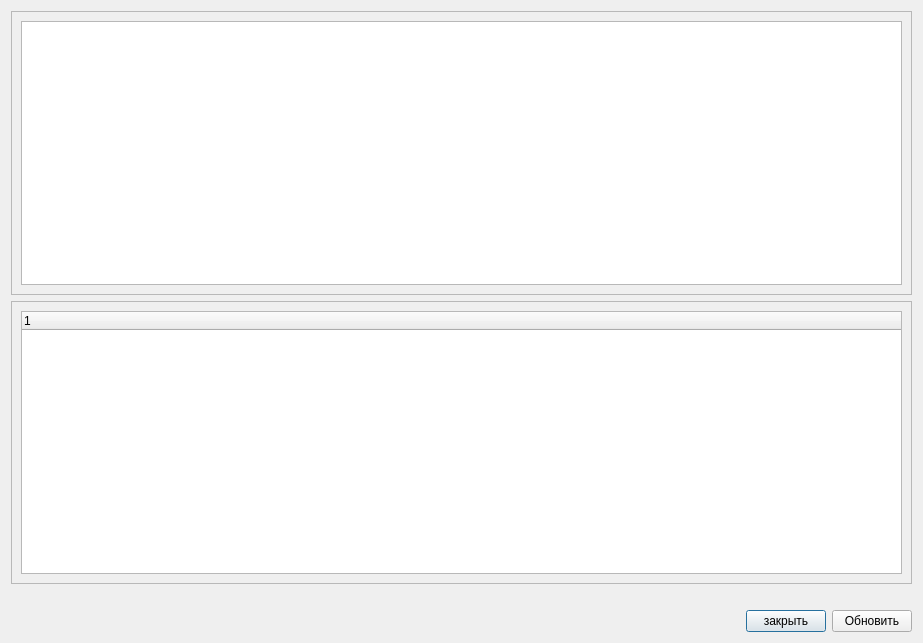
<?xml version="1.0" encoding="UTF-8"?>
<ui version="4.0">
 <class>debugger</class>
 <widget class="QDialog" name="debugger">
  <property name="geometry">
   <rect>
    <x>0</x>
    <y>0</y>
    <width>923</width>
    <height>643</height>
   </rect>
  </property>
  <property name="windowTitle">
   <string>Dialog</string>
  </property>
  <layout class="QVBoxLayout" name="verticalLayout_2">
   <item>
    <widget class="QScrollArea" name="scrollArea">
     <property name="widgetResizable">
      <bool>true</bool>
     </property>
     <widget class="QWidget" name="scrollAreaWidgetContents">
      <property name="geometry">
       <rect>
        <x>0</x>
        <y>0</y>
        <width>899</width>
        <height>273</height>
       </rect>
      </property>
      <layout class="QVBoxLayout" name="verticalLayout_3">
       <item>
        <widget class="QTableWidget" name="tableWidget"/>
       </item>
      </layout>
     </widget>
    </widget>
   </item>
   <item>
    <widget class="QScrollArea" name="scrollArea_2">
     <property name="widgetResizable">
      <bool>true</bool>
     </property>
     <widget class="QWidget" name="scrollAreaWidgetContents_2">
      <property name="geometry">
       <rect>
        <x>0</x>
        <y>0</y>
        <width>899</width>
        <height>272</height>
       </rect>
      </property>
      <layout class="QVBoxLayout" name="verticalLayout">
       <item>
        <widget class="QTreeWidget" name="treeWidget">
         <column>
          <property name="text">
           <string notr="true">1</string>
          </property>
         </column>
        </widget>
       </item>
      </layout>
     </widget>
    </widget>
   </item>
   <item>
    <spacer name="verticalSpacer">
     <property name="orientation">
      <enum>Qt::Vertical</enum>
     </property>
     <property name="sizeType">
      <enum>QSizePolicy::Fixed</enum>
     </property>
     <property name="sizeHint" stdset="0">
      <size>
       <width>20</width>
       <height>20</height>
      </size>
     </property>
    </spacer>
   </item>
   <item>
    <layout class="QHBoxLayout" name="horizontalLayout">
     <item>
      <spacer name="horizontalSpacer">
       <property name="orientation">
        <enum>Qt::Horizontal</enum>
       </property>
       <property name="sizeHint" stdset="0">
        <size>
         <width>40</width>
         <height>20</height>
        </size>
       </property>
      </spacer>
     </item>
     <item>
      <widget class="QPushButton" name="cancel">
       <property name="text">
        <string>закрыть</string>
       </property>
      </widget>
     </item>
     <item>
      <widget class="QPushButton" name="pushButton">
       <property name="text">
        <string>Обновить</string>
       </property>
      </widget>
     </item>
    </layout>
   </item>
  </layout>
 </widget>
 <resources/>
 <connections/>
</ui>
